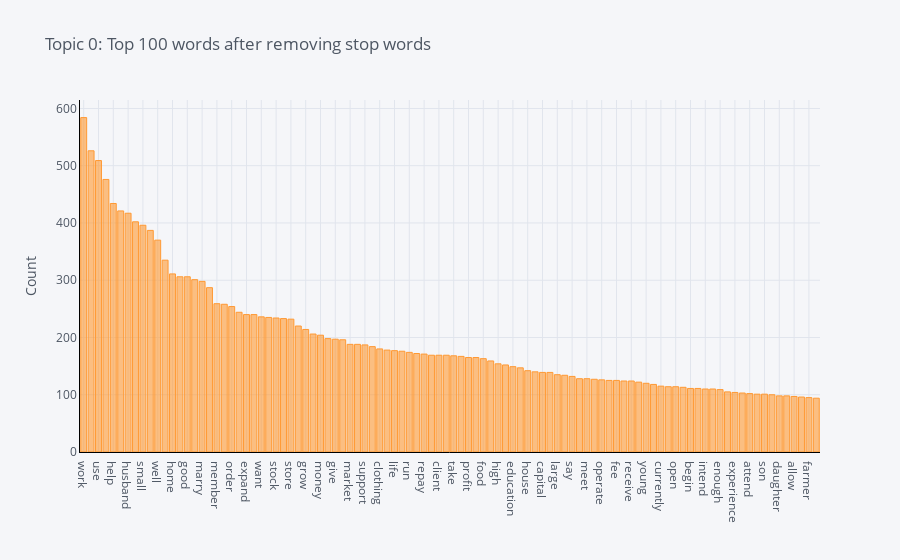

The notebook cell saved with this chart:
### Code cell
plot_model(lsi, plot = 'frequency', topic_num = 'Topic 0')

### Figure 1 — Plotly figure (JSON) as saved in the notebook; plotly's stock layout.template omitted (floating-point values rounded to 4 significant figures)
{"data": [{"marker": {"color": "rgba(255, 153, 51, 0.6)", "line": {"color": "rgba(255, 153, 51, 1.0)", "width": 1}}, "name": "count", "orientation": "v", "text": "", "type": "bar", "x": ["work", "family", "use", "start", "help", "group", "husband", "live", "small", "product", "well", "increase", "home", "customer", "good", "community", "marry", "need", "member", "request", "order", "hope", "expand", "new", "want", "time", "stock", "pay", "store", "provide", "grow", "go", "money", "get", "give", "improve", "market", "hard", "support", "sale", "clothing", "ago", "life", "entrepreneur", "run", "mother", "repay", "shop", "client", "first", "take", "clothe", "profit", "plan", "food", "area", "high", "continue", "education", "service", "house", "item", "capital", "invest", "large", "demand", "say", "day", "meet", "local", "operate", "offer", "fee", "month", "receive", "wife", "young", "supply", "currently", "age", "open", "keep", "begin", "still", "intend", "earn", "enough", "save", "experience", "milk", "attend", "second", "son", "farm", "daughter", "merchandise", "allow", "primary", "farmer", "due"], "y": [584, 526, 509, 476, 434, 421, 417, 402, 396, 387, 370, 335, 311, 306, 306, 301, 298, 287, 259, 258, 254, 244, 240, 240, 236, 235, 234, 233, 232, 220, 214, 206, 204, 198, 197, 196, 188, 188, 187, 184, 180, 178, 177, 176, 174, 172, 171, 169, 169, 169, 168, 167, 165, 165, 163, 159, 154, 152, 149, 147, 142, 140, 139, 139, 135, 134, 132, 128, 128, 127, 126, 125, 125, 124, 124, 122, 120, 118, 115, 114, 114, 113, 111, 111, 110, 110, 109, 105, 104, 103, 102, 101, 101, 100, 98, 98, 97, 96, 95, 94]}], "layout": {"legend": {"bgcolor": "#F5F6F9", "font": {"color": "#4D5663"}}, "paper_bgcolor": "#F5F6F9", "plot_bgcolor": "#F5F6F9", "title": {"font": {"color": "#4D5663"}, "text": "Topic 0: Top 100 words after removing stop words"}, "xaxis": {"gridcolor": "#E1E5ED", "linecolor": "black", "showgrid": true, "tickfont": {"color": "#4D5663"}, "title": {"font": {"color": "#4D5663"}, "text": ""}, "zerolinecolor": "#E1E5ED"}, "yaxis": {"gridcolor": "#E1E5ED", "linecolor": "black", "showgrid": true, "tickfont": {"color": "#4D5663"}, "title": {"font": {"color": "#4D5663"}, "text": "Count"}, "zerolinecolor": "#E1E5ED"}}}
